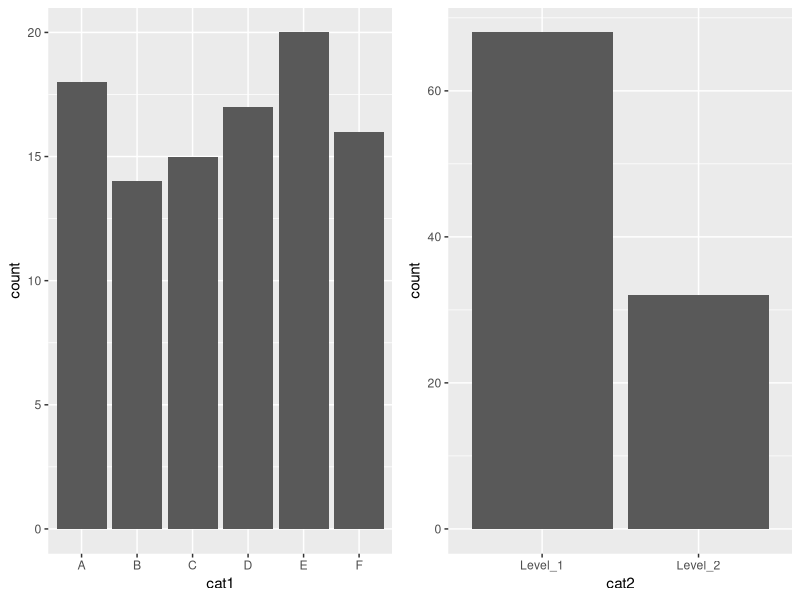

R code for this plot: (Note: this script raises an error after producing the figure.)
## ---- chunk 1
knitr::opts_chunk$set(echo = TRUE)

library(tidyverse)
library(knitr)
library(kableExtra)
library(gridExtra)
## ---- chunk 2

df<- data.frame(cat1=sample(c('A','B','C','D', 'E','F'), 100, replace=TRUE),
           cat2=sample(c('Level_1','Level_2'), 100, replace=TRUE, prob = c(0.7,0.3))
)
## ---- chunk 3
df %>% 
  head(12) %>% 
    kable() %>% 
      kable_styling(bootstrap_options = c("striped", "hover"))

## ---- chunk 4
p1 <- df %>% ggplot(aes(cat1)) + geom_histogram(stat='count', binwidth=1)
p2 <- df %>% ggplot(aes(cat2)) + geom_histogram(stat='count', binwidth=1)


grid.arrange(p1,p2, nrow=1)
## ---- chunk 5

df %>% group_by(cat1, cat2) %>%
  summarise(cnt=n())
## ---- chunk 6

df %>% group_by(cat1, cat2) %>%
  summarise(cnt=n()) %>%
    spread(cat2, cnt)
## ---- chunk 7

df %>% group_by(cat2, cat1) %>%
  summarise(cnt=n()) %>%
      spread(cat1, cnt) %>%
        kable() %>%
            kable_styling() %>%
              add_header_above(c(' '=1, 'cat1'=length(levels(df$cat1))))
## ---- chunk 8

df %>% group_by(cat1, cat2) %>%
  summarise(cnt=n()) %>% 
    mutate(percent=round(100*cnt/sum(cnt),2)) %>%
      kable() %>%
        kable_styling('border')
## ---- chunk 9

df %>% group_by(cat2, cat1) %>%
  summarise(cnt=n()) %>% 
    mutate(percent=cnt/sum(cnt)*100) %>%
     ggplot(aes(x=cat1, y=percent)) + 
        geom_bar(stat='identity', aes(fill=cat2), position='dodge')
## ---- chunk 10

df %>% group_by(cat1, cat2) %>%
  summarise(cnt=n()) %>% 
    mutate(percent=cnt/sum(cnt)*100) %>%
     ggplot(aes(x=cat1, y=percent)) + 
        geom_bar(stat='identity', aes(fill=cat2), position='dodge')
## ---- chunk 11

df %>% group_by(cat1, cat2) %>%
  summarise(cnt=n()) %>% 
    mutate(percent=cnt/sum(cnt)*100) %>%
     ggplot(aes(x=cat1, y=percent)) + 
        geom_bar(stat='identity', aes(fill=cat2))
